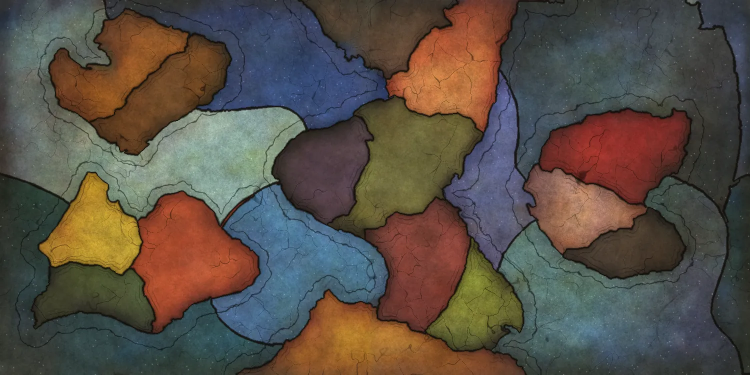
#> input picture internal/games/cthulhuwars/guide/maps/primeval-5p.webp, 1500 x 750 px (shown at 1/2 size)
$ python -i cwprimevalart.py   (imports and definitions only)
#> lines starting #> are read from the running program, lines starting #| are printed output that depends on the picture; after the words box and inside, x2 and y2 are one past the last pixel; in counts of white or black regions, pixels touching at a corner belong together
#!/usr/bin/env python3
"""Traces the five-player Primeval Map from a picture of the printed board.

    python3 scripts/cwprimevalart.py --board PICTURE [--check OUT.jpg]

PICTURE is a scan of the board, 2:1, kept outside the repository: no pixel of it is
copied. A trace starts from the marks in SEEDS and floods out to the board's dark
borders, which also gives the adjacency. The map's background is then generated: the
colours are those of each area, blurred until only their flow is left, with lettering
and drawings left out, and the mottling, cracks and ink are noise. It writes the
layout's areas and edges, the background and the Glacier glyph.

Needs numpy, scipy, scikit-image, shapely and Pillow.
"""
import argparse
import os
import re

import numpy as np
from PIL import Image
from scipy import ndimage as ndi
from shapely.geometry import Polygon
from skimage import color, draw, filters, measure, segmentation

Image.MAX_IMAGE_PIXELS = None

# Everything here is measured in a 1500 x 750 picture of the board.
W, H = 1500, 750
# The columns of the black line between the two halves of the board.
SEAM = (746, 755)

# Strokes inside each area. A thin line on the board only divides a sea from its own
# shallows, so a sea's strokes run on both sides of it.
SEEDS = {
    "hyperborea": [[(240, 55), (330, 90), (230, 130), (130, 150), (120, 200)]],
    "thule": [[(420, 120), (330, 190), (240, 260)]],
    "paratethys-ocean": [[(300, 15), (480, 40), (570, 70), (560, 150), (470, 190)], [(560, 150), (700, 210)]],
    "lomar": [[(650, 30), (780, 60), (860, 20)], [(650, 30), (700, 110)]],
    "poseidonis": [[(960, 20), (900, 100), (800, 170), (950, 230)]],
    "mezcalera-ocean": [[(100, 30), (20, 200), (60, 300), (300, 280), (450, 320), (560, 250)], [(20, 200), (90, 100)], [(300, 280), (170, 335)], [(450, 320), (530, 300)]],
    "mezcalera-east": [[(1470, 15), (1490, 150), (1495, 330)]],
    "iapetus-ocean": [[(30, 430), (10, 600), (40, 700), (200, 700), (400, 690), (510, 715)], [(60, 500), (30, 430)]],
    "iapetus-east": [[(1480, 385), (1465, 450), (1450, 600), (1485, 735)], [(1480, 385), (1496, 420), (1496, 730)]],
    "tethys-ocean": [[(500, 500), (620, 450), (700, 550), (560, 640)], [(700, 550), (740, 600)]],
    "west-atlantis": [[(600, 330), (680, 320), (640, 400)]],
    "atlantis": [[(720, 420), (830, 330), (800, 240), (930, 260)]],
    "ocean-trench": [[(1000, 240), (960, 380), (1000, 450), (1040, 430)]],
    "mirovia-ocean": [[(1100, 60), (1250, 100), (1150, 160), (1360, 150), (1420, 120), (1450, 250), (1440, 330)], [(1360, 150), (1400, 300)], [(1150, 160), (1040, 200), (1060, 300)]],
    "upper-mu": [[(1150, 280), (1300, 270)]],
    "central-mu": [[(1090, 440), (1100, 380), (1200, 430), (1260, 420)]],
    "lower-mu": [[(1180, 500), (1300, 480), (1370, 500)]],
    "rheic-ocean": [[(1075, 550), (1050, 650), (1250, 650), (1375, 550), (1375, 425), (1340, 400)], [(1250, 650), (1400, 730)]],
    "terra-australis": [[(960, 560), (900, 640), (1010, 620)]],
    "rutas": [[(830, 480), (800, 580), (860, 620)]],
    "antarctica": [[(540, 730), (650, 680), (800, 700), (950, 735)], [(650, 680), (652, 590)]],
    "south-lemuria": [[(70, 645), (110, 610), (200, 590), (290, 640)]],
    "shasta": [[(110, 490), (180, 440), (240, 500)]],
    "east-lemuria": [[(330, 480), (400, 560), (490, 540), (310, 640)]],
}

# Land the flood would get wrong, as a printed glyph opens a way in from the sea.
SOLID = {"thule": [(212, 262), (240, 296), (272, 306), (306, 268)]}

HERE = os.path.dirname(os.path.abspath(__file__))
GAME = os.path.join(HERE, "..", "internal", "games", "cthulhuwars")
LAYOUT = os.path.join(GAME, "definition", "variants", "cthulhu-wars-primeval-5p.yaml")
ART_NAME = "guide/maps/primeval-5p.webp"
ICE_JS = os.path.join(HERE, "..", "internal", "web", "static", "js", "cw-ice.js")
CANVAS = 1000 / W

# What is printed on the board and is not the board's colour: (x, y, radius).
PRINTED = [
    (232, 170, 30), (1238, 310, 30), (907, 118, 30), (657, 685, 30), (1283, 487, 30), (950, 595, 30), (360, 697, 30),
    (257, 50, 24), (263, 285, 24), (110, 490, 24), (278, 630, 24), (475, 545, 24),
    (655, 420, 24), (900, 325, 24), (950, 530, 24), (770, 473, 24), (955, 215, 22),
    (1268, 382, 22), (1097, 447, 22), (1188, 513, 22),
    (70, 30, 40), (120, 705, 95), (1375, 35, 100), (1430, 710, 45),
]

# Pieces of one area that the map's edge cuts apart.
SAME = {"mezcalera-east": "mezcalera-ocean", "iapetus-east": "iapetus-ocean"}


# [13 lines left out: functions load, close_seam, not called in this run]


def ice_blobs(rgb):
    """The Glacier glyphs: large pale, unsaturated blobs. Lettering and arrows are far smaller."""
    hsv = color.rgb2hsv(rgb)
    pale = (hsv[..., 2] > 0.72) & (hsv[..., 1] < 0.32)
    pale = ndi.binary_closing(pale, iterations=2)
    blobs, n = ndi.label(pale)
    out = []
    for i, box in enumerate(ndi.find_objects(blobs), 1):
        h, w = box[0].stop - box[0].start, box[1].stop - box[1].start
        area = (blobs[box] == i).sum()
        if area > 700 and 33 < w < 70 and 35 < h < 85:
            out.append((box, ndi.binary_fill_holes(blobs[box] == i)))
    return out


def flood(relief, marks):
    return segmentation.watershed(relief, marks)


def trace(rgb):
    """Floods from the seeds over the board's darkness and edges: labels from 1."""
    grey = color.rgb2gray(rgb)
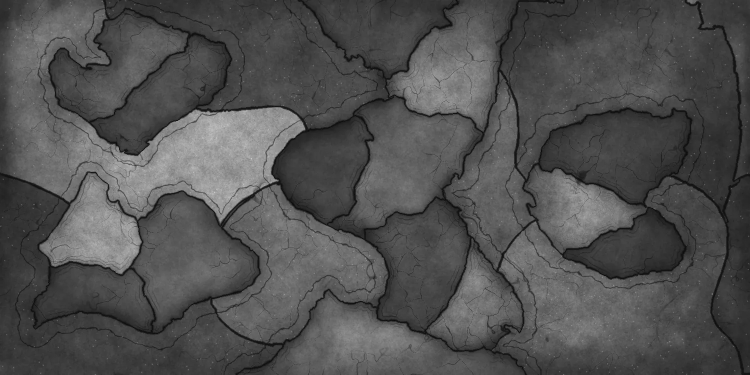
#> grey: shape (750, 1500) float64 (shown at 1/2 size); min 0.0108, max 0.871, mean 0.318
    fine = ndi.gaussian_filter(grey, 1.0)
    # A border is dark and has edges; a black line anywhere outweighs mottling.
    relief = (1 - fine) ** 2 + 2.5 * filters.sobel(fine)
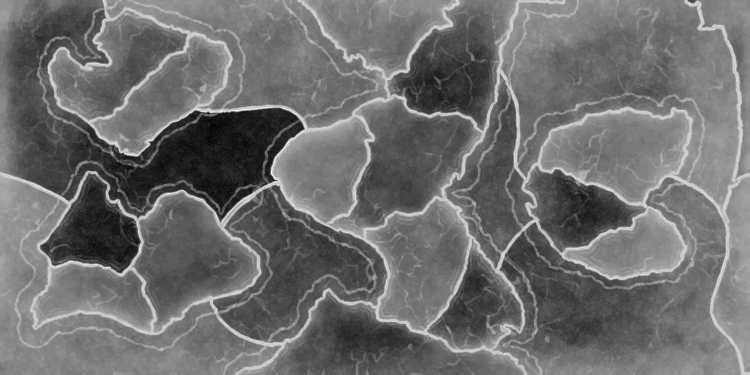
#> relief: shape (750, 1500) float64 (shown at 1/2 size); min 0.0758, max 1.08, mean 0.513; drawn with min black and max white
    ids = list(SEEDS)
    marks = np.zeros((H, W), dtype=np.int32)
    for n, aid in enumerate(ids, 1):
        for stroke in SEEDS[aid]:
            for (x0, y0), (x1, y1) in zip(stroke, stroke[1:]):
                rr, cc = draw.line(y0, x0, y1, x1)
                ok = (rr >= 0) & (rr < H) & (cc >= 0) & (cc < W)
                marks[rr[ok], cc[ok]] = n
    for aid, poly in SOLID.items():
        rr, cc = draw.polygon([y for _, y in poly], [x for x, _ in poly], (H, W))
        marks[rr, cc] = ids.index(aid) + 1
    # A glyph printed over a coast would bite into it: it belongs whole to the area
    # most of it stands in.
    first = flood(relief, marks)
#> in flood, `return segmentation.watershed(relief, marks)`:
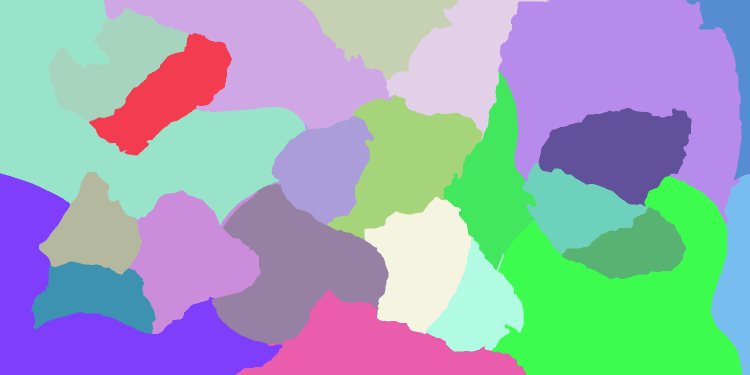
#> returned value: shape (750, 1500) int32 (shown at 1/2 size); 24 distinct labels, from 1 to 24; one colour per label, 0 black
    glyphs = []
    blobs = ice_blobs(rgb)
#> in ice_blobs, `hsv = color.rgb2hsv(rgb)`: hsv: shape (750, 1500, 3) float64; mean of channels 0, 1, 2 0.32, 0.373, 0.399
#> in ice_blobs, `pale = (hsv[..., 2] > 0.72) & (hsv[..., 1] < 0.32)`:
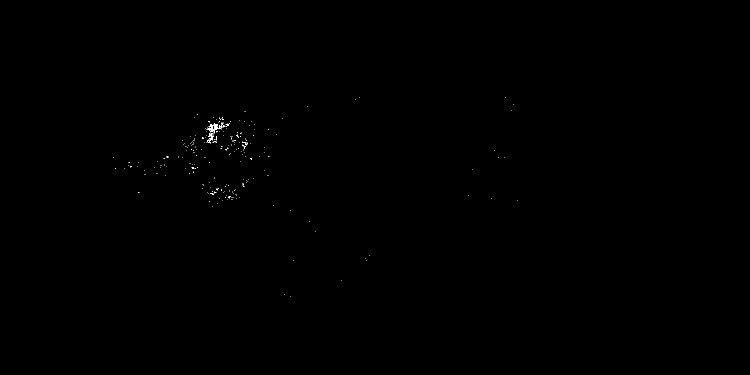
#> pale: shape (750, 1500) bool (shown at 1/2 size); 0.08% white in thin lines or dots, all inside (x1, y1, x2, y2) = (226, 195, 1035, 593)
#> in ice_blobs, `pale = ndi.binary_closing(pale, iterations=2)`: pale: shape (750, 1500) bool; 0.11% white; 185 white regions (177 under 20 px), largest, box (x1, y1, x2, y2) and area: (413, 244, 451, 287) 630, (484, 277, 496, 295) 81, (420, 382, 431, 390) 44
#> in ice_blobs, `blobs, n = ndi.label(pale)`: blobs: shape (750, 1500) int32; 224 distinct labels, from 0 to 223
#> in ice_blobs, `blobs, n = ndi.label(pale)`: n = 223
#> the loop in ice_blobs, `for i, box in enumerate(ndi.find_objects(blobs), 1):` made 223 passes
#> (h, w, area) on passes 12, 22, 24: (5, 9, 25), (43, 38, 626), (7, 8, 26)
#> after the loop in ice_blobs, `for i, box in enumerate(ndi.find_objects(blobs), 1):`: out = []
#> blobs = []
    for box, mask in blobs:
        owner = np.bincount(first[box][mask]).argmax()
        grown = ndi.binary_dilation(mask, iterations=3)
        marks[box][grown[:]] = owner
        cy = (box[0].start + box[0].stop) / 2
        cx = (box[1].start + box[1].stop) / 2
        glyphs.append((SAME.get(ids[owner - 1], ids[owner - 1]), cx, cy, box[1].stop - box[1].start, box[0].stop - box[0].start))
#> this loop made 0 passes
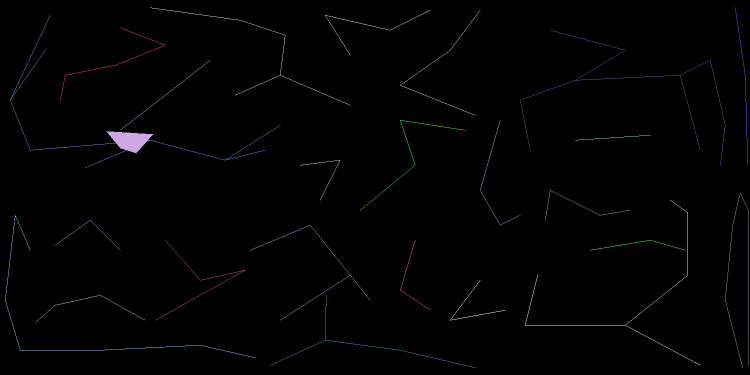
#> marks: shape (750, 1500) int32 (shown at 1/2 size); 25 distinct labels, from 0 to 24; one colour per label, 0 black
#> after the loop, glyphs = []
    return flood(relief, marks), ids, glyphs, blobs


# [255 lines left out: functions merged, adjacency, check, outlines, anchor, write_layout and 7 more, not called in this run]


# [2 lines not run here, left out]

>>> import cv2
>>> picture = cv2.cvtColor(cv2.imread('../internal/games/cthulhuwars/guide/maps/primeval-5p.webp'), cv2.COLOR_BGR2RGB)
>>> result = trace(picture)

$ run again, on internal/games/cthulhuwars/guide/maps/primeval-3p.webp
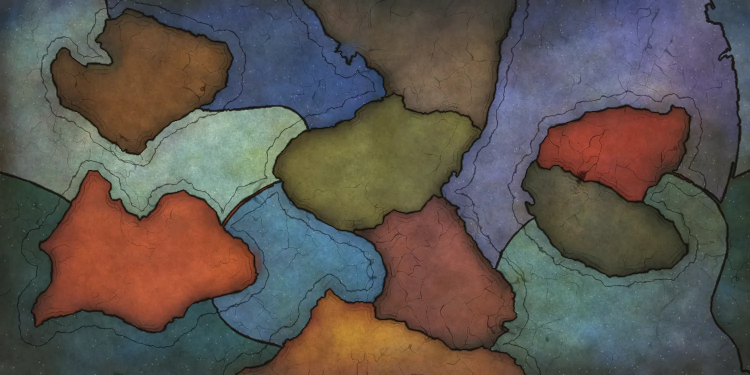
#> input picture internal/games/cthulhuwars/guide/maps/primeval-3p.webp, 1500 x 750 px (shown at 1/2 size)
#> hsv: shape (750, 1500, 3) float64; mean of channels 0, 1, 2 0.324, 0.356, 0.422
#> in ice_blobs, `pale = (hsv[..., 2] > 0.72) & (hsv[..., 1] < 0.32)`:
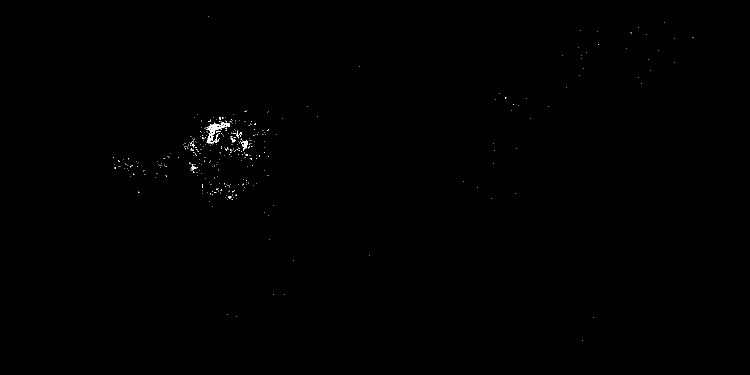
#> pale: shape (750, 1500) bool (shown at 1/2 size); 0.15% white in thin lines or dots, all inside (x1, y1, x2, y2) = (226, 32, 1387, 682)
#> n = 345
#> the loop in ice_blobs, `for i, box in enumerate(ndi.find_objects(blobs), 1):` made 345 passes
#> (h, w, area) on passes 43, 51: (6, 9, 32), (50, 56, 1030)
#> after the loop in ice_blobs, `for i, box in enumerate(ndi.find_objects(blobs), 1):`: out = 1 item
#> the loop in trace, `for box, mask in blobs:` made 1 pass
#> (owner, cy, cx) on pass 1: (6, 264, 437)
#> pass 1, in trace, `grown = ndi.binary_dilation(mask, iterations=3)`:
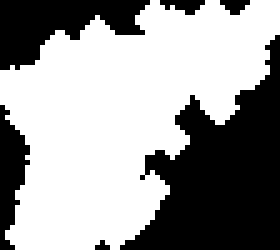
#> grown: shape (50, 56) bool (shown 5 times larger); 60.9% white; 6 black regions (3 under 20 px), largest, box (x1, y1, x2, y2) and area: (24, 7, 56, 50) 727, (0, 0, 30, 14) 235, (0, 21, 6, 50) 101
#> after the loop in trace, `for box, mask in blobs:`: glyphs = [('mezcalera-ocean', 437, 264, 56, 50)]
